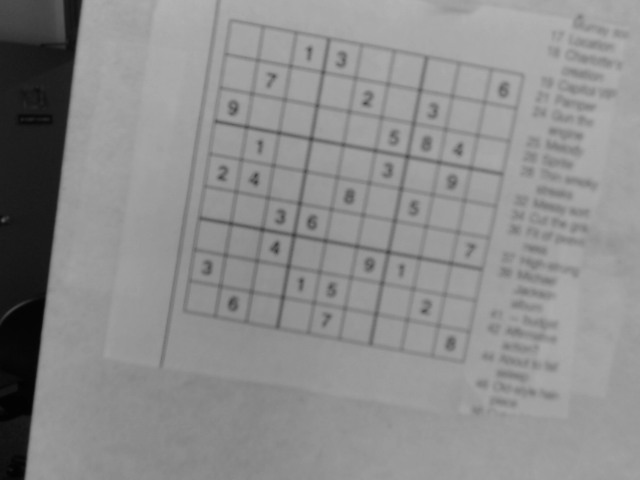
#> input picture sudoku_midterm/sudoku5.png, 640 x 480 px, found by its file name
$ python sudoku_corner_finder_bak_4.py   (older library calls are emulated)
#> lines starting #> are read from the running program, lines starting #| are printed output that depends on the picture; after the words box and inside, x2 and y2 are one past the last pixel; in counts of white or black regions, pixels touching at a corner belong together
#Goal: Correctly detect all 4 corners of all 50 sudoku boards which will eventually be in the sudoku_midterm folder, which will be pulled from sudoku_square images for the mean time

"""
Erode image with 5x5 kernel
Run connected components (stats is a 5-tuple: x and y of top right of bounding rect of component; width and height of bounding rect, number of pixels in component)
Take biggest
Find corners
Done!
"""

import numpy as np
import cv2

#Globals
proc_img = cv2.imread("sudoku_square/sudoku5.png", cv2.IMREAD_GRAYSCALE)
#> proc_img is the input picture: shape (480, 640); min 3, max 178, mean 140.4
#proc_img = cv2.imread("sudoku_square/sudoku72.png", cv2.IMREAD_GRAYSCALE)

#Preprocessing step to darken black lines and make grey areas white
def enhance_writing(im):
    img_orig = im

    #lightens white, darkens dark
    img = cv2.adaptiveThreshold(img_orig, 255, cv2.ADAPTIVE_THRESH_MEAN_C, cv2.THRESH_BINARY, 7, 3)
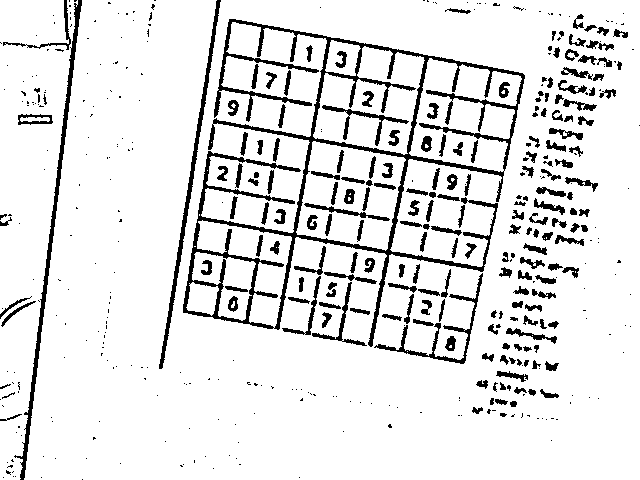
#> img: shape (480, 640); 89.3% white; 477 black regions (279 under 20 px), largest, box (x1, y1, x2, y2) and area: (183, 19, 525, 347) 11768, (14, 0, 82, 480) 2048, (159, 0, 221, 369) 1513
    #expands dark areas
    kernel = np.ones((3, 3), np.uint8)
    img2 = cv2.erode(img, kernel, iterations=1)
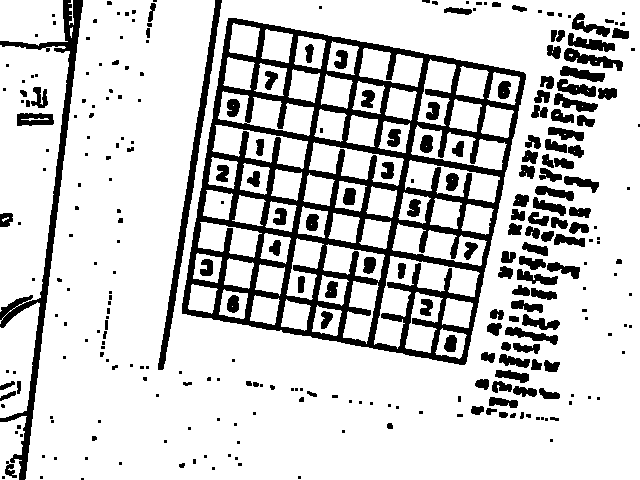
#> img2: shape (480, 640); 80.5% white; 295 black regions (157 under 20 px), largest, box (x1, y1, x2, y2) and area: (182, 18, 526, 365) 31385, (0, 0, 83, 480) 4543, (158, 0, 222, 370) 2387

    return img2

#run connected-components on processed image to find largest component, and return image of said component
def get_board(img):
    largest_area = 0
#> largest_area = 0
    board_img = img
    # Labels is an "image" where each pixel is the label of that pixel's connected component
    ret, labels, stats, centroids = cv2.connectedComponentsWithStats(255-img)
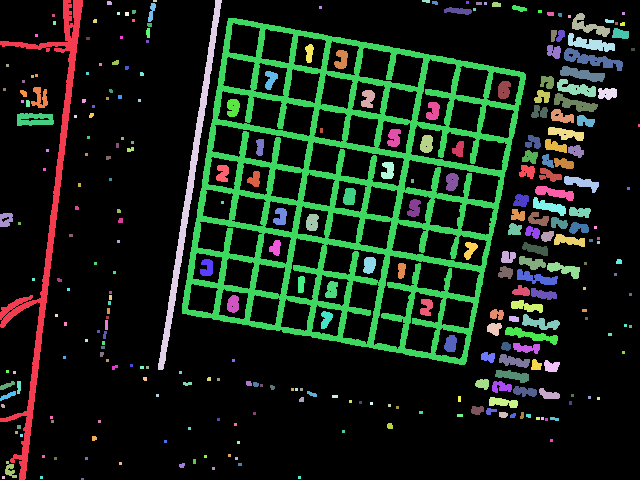
#> labels: shape (480, 640) int32; 296 distinct labels, from 0 to 295; one colour per label, 0 black
#> ret = 296; stats = 296 rows, first 6: [0, 0, 640, 480, 247421], [0, 0, 83, 480, 4543], [107, 1, 5, 4, 19], [153, 0, 4, 2, 8], [158, 0, 64, 370, 2387], [422, 0, 8, 3, 20]; centroids = 296 pairs, first value 2.5 to 638.5, second value 0.5 to 478.5

    for i in range(1, np.max(labels)):
        img3 = img.copy()
        img3[labels != i] = 255
        if stats[i][4] > largest_area:
            largest_area = stats[i][4]
            board_img = img3
#> this loop made 294 passes
#> largest_area on passes 1, 28: 4543, 31385
#> pass 1, in get_board, `board_img = img3`:
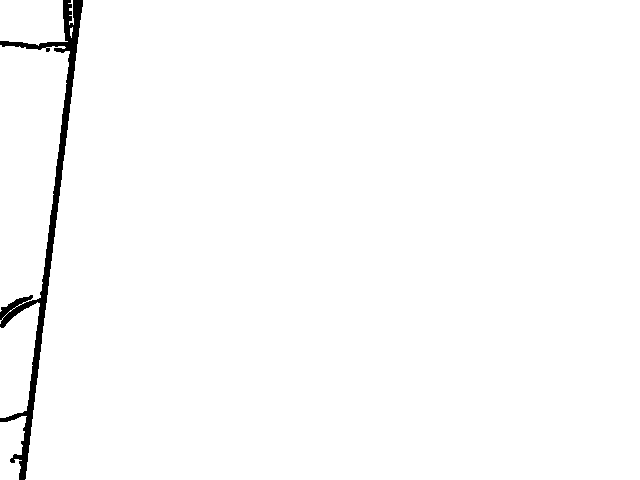
#> board_img: shape (480, 640); 98.5% white; 1 black region, box (x1, y1, x2, y2) and area: (0, 0, 83, 480) 4543
#> after the loop:
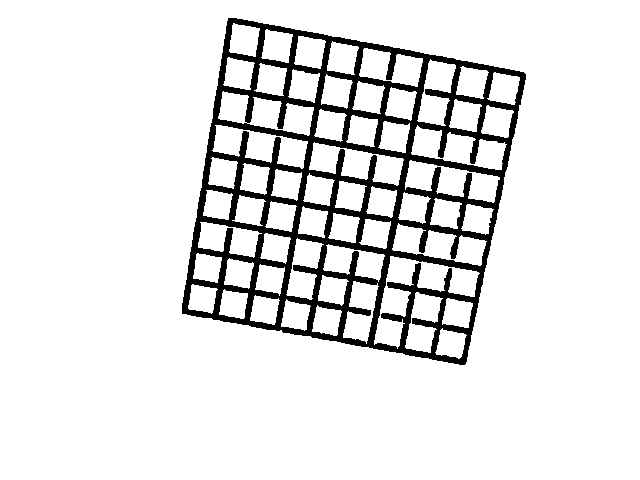
#> board_img: shape (480, 640); 89.8% white; 1 black region, box (x1, y1, x2, y2) and area: (182, 18, 526, 365) 31385
#> after the loop:
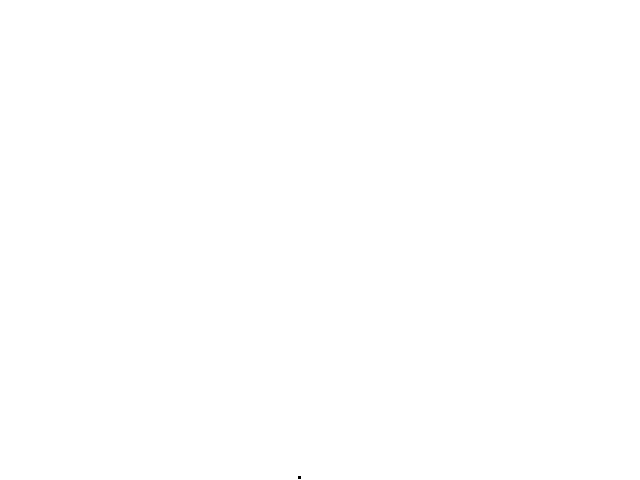
#> img3: shape (480, 640); 100% white; black in thin lines or dots, all inside (x1, y1, x2, y2) = (298, 476, 301, 479)
#> after the loop, largest_area = 31385

    return board_img

'''
def sudoku_bounds(im):
    img_col = cv2.cvtColor(im, cv2.COLOR_GRAY2BGR) # color
    harris = cv2.cornerHarris(im,4,5,0.04)

    img_col[harris > 0.01*harris.max()]=[255, 0, 0]
    cv2.imshow("Harris corner", img_col)
    cv2.waitKey()
    cv2.destroyAllWindows()
    return img_col

#get_corners takes an image where the corners have been marked in blue
#get_corners is also my problem because it's not doing its job correctly
def get_corners(img):
    x = []
    y = []
    i_counter = len(img)
    j_counter = len(img[0])
    for i in range(i_counter):
        for j in range(j_counter):
            if img[i][j][0] == 255:
                y.append(i)
                x.append(j)
    upper = min(y)
    lower = max(y)
    left = min(x)
    right = max(x)
    return_list = ([upper, left], [upper, right], [lower, left], [lower, right])
    return return_list

def find_corners(img):
    return get_corners(sudoku_bounds(get_board(enhance_writing(img))))
'''

def get_corners(img):
    ret, thresh = cv2.threshold(img, 127, 255, 0)
    #im2, contours, hierarchy = cv2.findContours(thresh, cv2.RETR_TREE, cv2.CHAIN_APPROX_SIMPLE) #original line

    if cv2.__version__.startswith("3"): # findContours varies by CV version!
        _, im2, contours = cv2.findContours(thresh, cv2.RETR_TREE, cv2.CHAIN_APPROX_SIMPLE)
    else:
        im2, contours = cv2.findContours(thresh, cv2.RETR_TREE, cv2.CHAIN_APPROX_SIMPLE)
    return contours

def get_corners(img):
    ret, thresh = cv2.threshold(img, 127, 255, 0)
    #im2, contours, hierarchy = cv2.findContours(thresh, cv2.RETR_TREE, cv2.CHAIN_APPROX_SIMPLE) #original line
    im2, contours = cv2.findContours(thresh, cv2.RETR_TREE, cv2.CHAIN_APPROX_SIMPLE)
#> im2 = 60 contours; largest, box (x1, y1, x2, y2) and area: (0, 0, 640, 480) 306081, (181, 17, 527, 366) 89493, (374, 256, 480, 349) 3091, (218, 91, 314, 136) 2092, (411, 125, 507, 170) 2056; contours = 60 rows, first 6: [-1, -1, 1, -1], [-1, -1, 2, 0], [3, -1, -1, 1], [4, 2, -1, 1], [5, 3, -1, 1], [6, 4, -1, 1]
    return contours

def find_corners(img):
    return get_corners(get_board(enhance_writing(img)))

find_corners(proc_img)

$ run again, with sudoku_midterm/sudoku0.png copied over sudoku_midterm/sudoku5.png
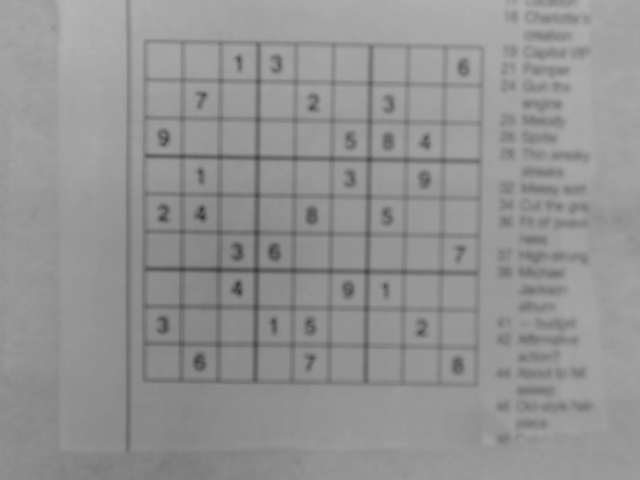
#> input picture sudoku_midterm/sudoku0.png, 640 x 480 px, found by its file name
#> proc_img is the input picture: shape (480, 640); min 50, max 181, mean 147.1
#> img: shape (480, 640); 88.7% white; 472 black regions (236 under 20 px), largest, box (x1, y1, x2, y2) and area: (142, 39, 485, 387) 12286, (126, 0, 132, 453) 1556, (179, 85, 252, 151) 506
#> img2: shape (480, 640); 79.9% white; 206 black regions (80 under 20 px), largest, box (x1, y1, x2, y2) and area: (141, 38, 486, 388) 38033, (125, 0, 133, 454) 2625, (518, 334, 579, 347) 472
#> in get_board, `largest_area = 0`: largest_area = 0
#> in get_board, `ret, labels, stats, centroids = cv2.connectedComponentsWithStats(255-i..`:
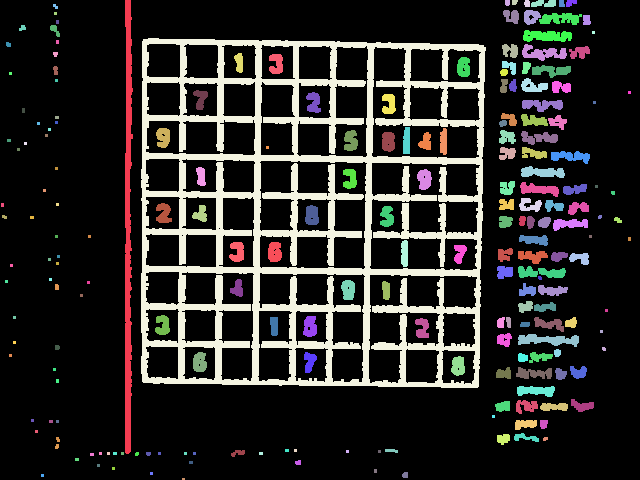
#> labels: shape (480, 640) int32; 207 distinct labels, from 0 to 206; one colour per label, 0 black
#> ret = 207; stats = 207 rows, first 6: [0, 0, 640, 480, 245378], [125, 0, 8, 454, 2625], [505, 0, 5, 6, 28], [512, 0, 6, 5, 26], [524, 0, 6, 7, 37], [531, 0, 25, 7, 135]; centroids = 207 pairs, first value 2 to 629, second value 1.81 to 478.5
#> the loop in get_board, `for i in range(1, np.max(labels)):` made 205 passes
#> largest_area on passes 1, 19: 2625, 38033
#> after the loop in get_board, `for i in range(1, np.max(labels)):`:
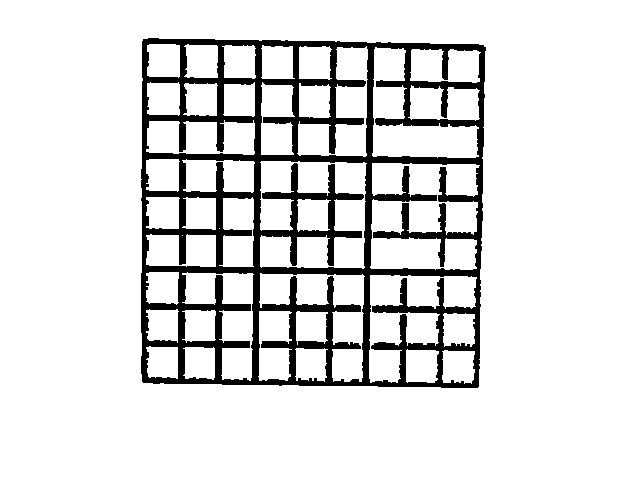
#> board_img: shape (480, 640); 87.6% white; 1 black region, box (x1, y1, x2, y2) and area: (141, 38, 486, 388) 38033
#> after the loop in get_board, `for i in range(1, np.max(labels)):`: largest_area = 38033
#> im2 = 42 contours, 2 with area under 20; largest, box (x1, y1, x2, y2) and area: (0, 0, 640, 480) 306081, (140, 37, 487, 389) 117925, (370, 163, 480, 270) 8288, (260, 161, 367, 269) 7096, (369, 275, 477, 383) 5363; contours = 42 rows, first 6: [-1, -1, 1, -1], [-1, -1, 2, 0], [3, -1, -1, 1], [4, 2, -1, 1], [5, 3, -1, 1], [6, 4, -1, 1]

$ run again, with sudoku_midterm/sudoku1.png copied over sudoku_midterm/sudoku5.png
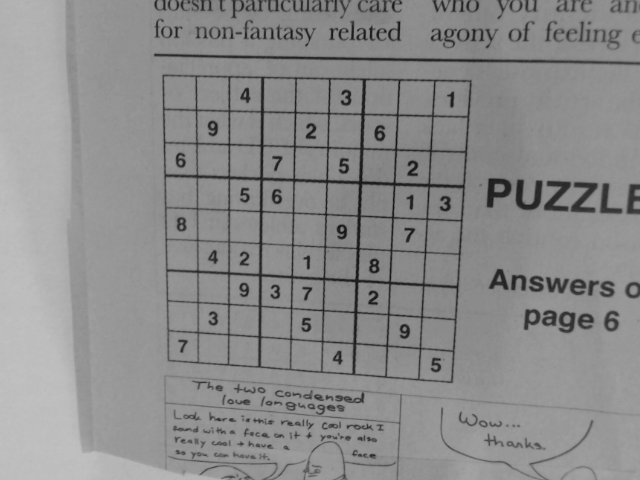
#> input picture sudoku_midterm/sudoku1.png, 640 x 480 px, found by its file name
#> proc_img is the input picture: shape (480, 640); min 14, max 194, mean 140.2
#> img: shape (480, 640); 87.9% white; black in thin lines or dots
#> img2: shape (480, 640); 72.9% white; 1234 black regions (984 under 20 px), largest, box (x1, y1, x2, y2) and area: (161, 73, 473, 384) 24838, (65, 0, 640, 480) 12554, (153, 52, 640, 66) 2439
#> in get_board, `largest_area = 0`: largest_area = 0
#> in get_board, `ret, labels, stats, centroids = cv2.connectedComponentsWithStats(255-i..`:
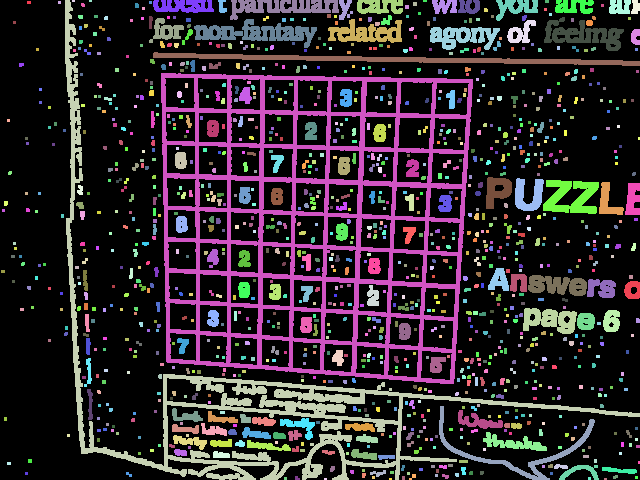
#> labels: shape (480, 640) int32; 1235 distinct labels, from 0 to 1234; one colour per label, 0 black
#> ret = 1235; stats = 1235 rows, first 6: [0, 0, 640, 480, 224001], [27, 1, 4, 3, 12], [58, 1, 3, 3, 9], [65, 0, 575, 480, 12554], [72, 0, 3, 2, 6], [89, 0, 3, 2, 6]; centroids = 1235 pairs, first value 2.5 to 638.5, second value 0.5 to 478.5
#> the loop in get_board, `for i in range(1, np.max(labels)):` made 1233 passes
#> largest_area on passes 3, 173: 12554, 24838
#> after the loop in get_board, `for i in range(1, np.max(labels)):`:
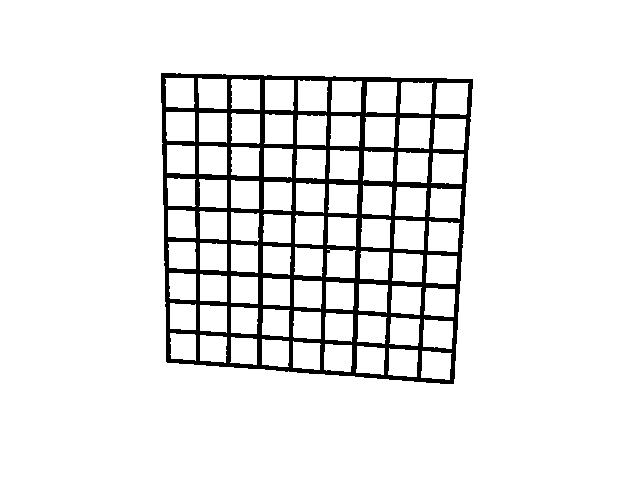
#> board_img: shape (480, 640); 91.9% white; 1 black region, box (x1, y1, x2, y2) and area: (161, 73, 473, 384) 24838
#> after the loop in get_board, `for i in range(1, np.max(labels)):`: largest_area = 24838
#> im2 = 83 contours; largest, box (x1, y1, x2, y2) and area: (0, 0, 640, 480) 306081, (160, 72, 474, 385) 89795, (435, 83, 469, 115) 919, (400, 82, 433, 114) 894, (433, 118, 466, 150) 881; contours = 83 rows, first 6: [-1, -1, 1, -1], [-1, -1, 2, 0], [3, -1, -1, 1], [4, 2, -1, 1], [5, 3, -1, 1], [6, 4, -1, 1]

$ run again, with sudoku_midterm/sudoku10.png copied over sudoku_midterm/sudoku5.png
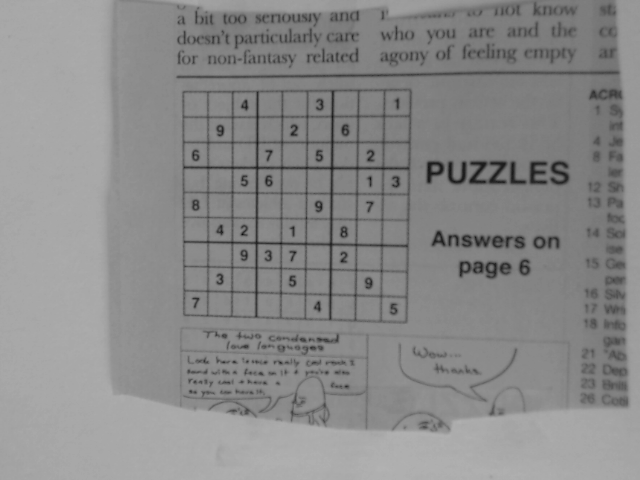
#> input picture sudoku_midterm/sudoku10.png, 640 x 480 px, found by its file name
#> proc_img is the input picture: shape (480, 640); min 12, max 179, mean 138.3
#> img: shape (480, 640); 88.8% white; black in thin lines or dots
#> img2: shape (480, 640); 77.2% white; 478 black regions (316 under 20 px), largest, box (x1, y1, x2, y2) and area: (181, 87, 413, 325) 19458, (110, 326, 527, 435) 9597, (175, 69, 622, 80) 2258
#> in get_board, `largest_area = 0`: largest_area = 0
#> in get_board, `ret, labels, stats, centroids = cv2.connectedComponentsWithStats(255-i..`:
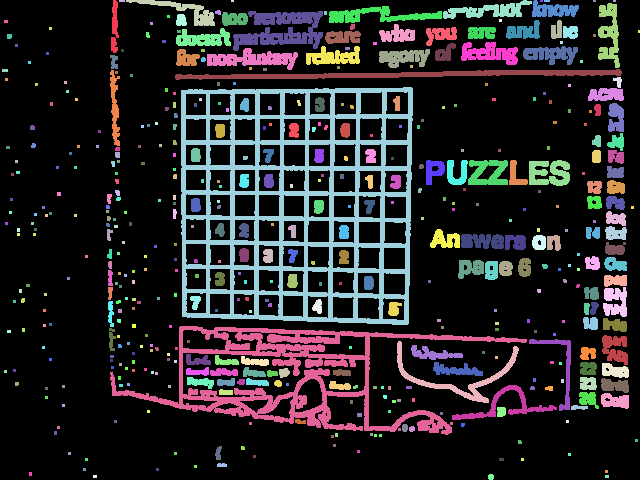
#> labels: shape (480, 640) int32; 479 distinct labels, from 0 to 478; one colour per label, 0 black
#> ret = 479; stats = 479 rows, first 6: [0, 0, 640, 480, 237017], [111, 0, 8, 53, 272], [119, 0, 6, 2, 12], [126, 0, 89, 26, 639], [231, 0, 3, 2, 6], [443, 0, 89, 19, 755]; centroids = 479 pairs, first value 4.5 to 638.5, second value 0.5 to 476.5
#> the loop in get_board, `for i in range(1, np.max(labels)):` made 477 passes
#> largest_area on passes 1, 3, 5, 11, 12, 14, 61, 73: 272, 639, 755, 771, 906, 1869, 2258, 19458
#> after the loop in get_board, `for i in range(1, np.max(labels)):`:
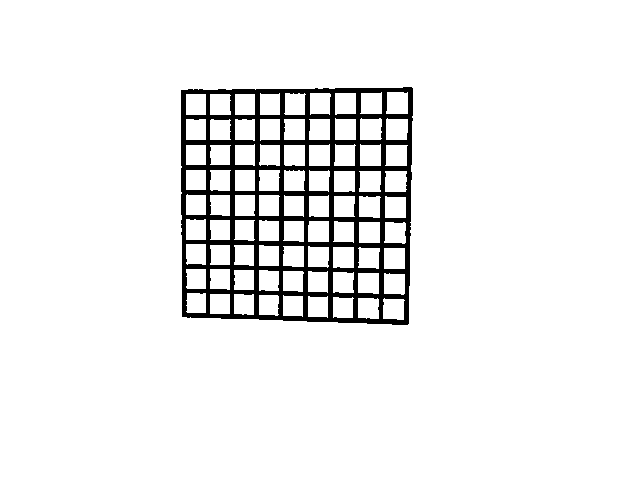
#> board_img: shape (480, 640); 93.7% white; 1 black region, box (x1, y1, x2, y2) and area: (181, 87, 413, 325) 19458
#> after the loop in get_board, `for i in range(1, np.max(labels)):`: largest_area = 19458
#> im2 = 83 contours; largest, box (x1, y1, x2, y2) and area: (0, 0, 640, 480) 306081, (180, 86, 414, 326) 53782, (386, 92, 408, 114) 420, (386, 118, 408, 140) 414, (360, 118, 382, 140) 414; contours = 83 rows, first 6: [-1, -1, 1, -1], [-1, -1, 2, 0], [3, -1, -1, 1], [4, 2, -1, 1], [5, 3, -1, 1], [6, 4, -1, 1]
